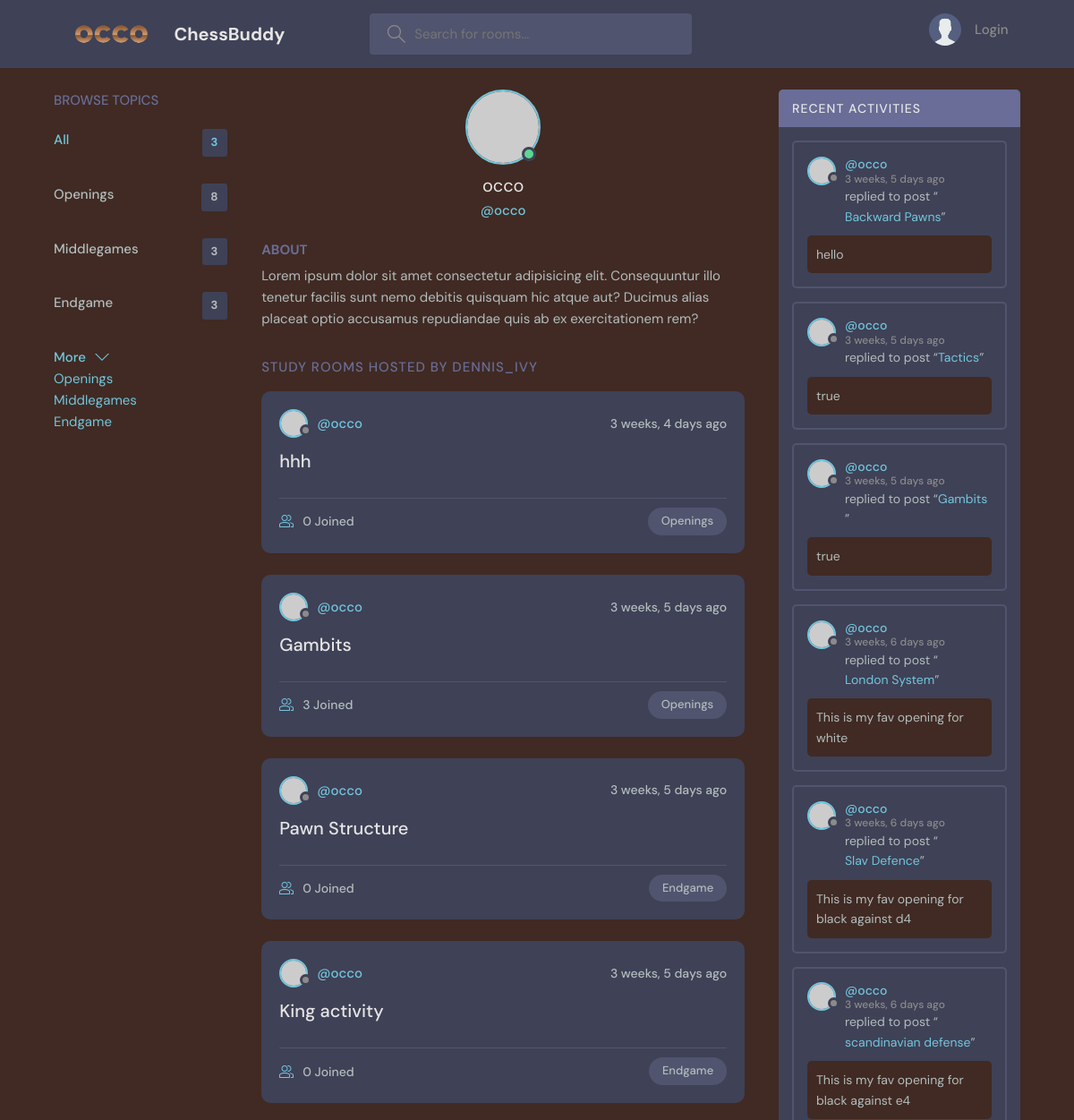
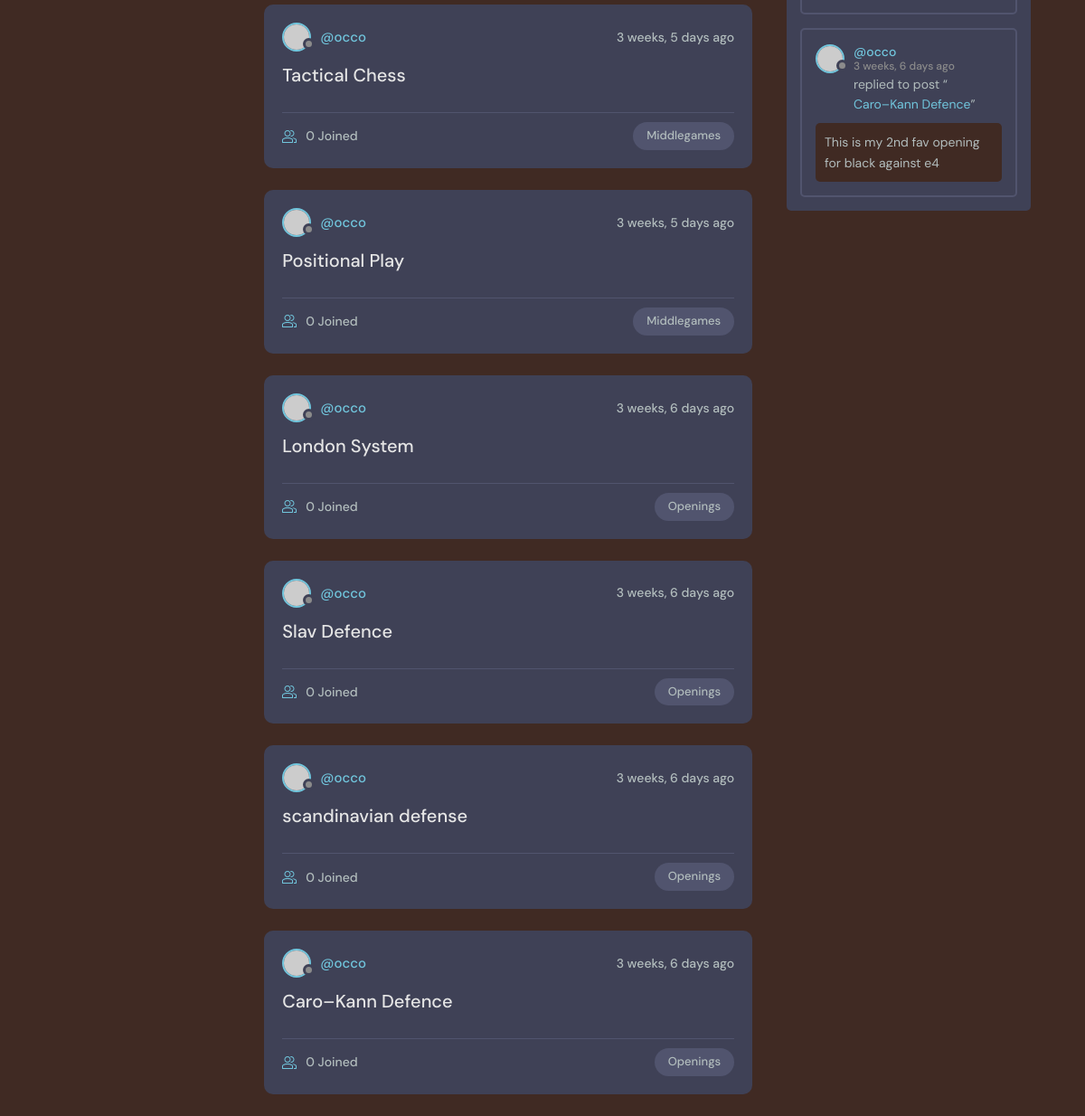
Page /profile/1/ on the committed database (2 pictures, top to bottom).
### base/models.py (models this page shows, shortened)
class Topic(models.Model):
    name=models.CharField(max_length=200)

class Room(models.Model):
    host=models.ForeignKey(User,on_delete=models.SET_NULL,null=True)
    topic=models.ForeignKey(Topic,on_delete=models.SET_NULL,null=True)
    name=models.CharField(max_length=200)
    description=models.TextField(null=True,blank=True)
    participants=models.ManyToManyField(User,related_name='participants',blank=True)
    updated=models.DateTimeField(auto_now=True)
    created=models.DateTimeField(auto_now_add=True)
    class Meta:
        ordering=['-updated','-created']
    def __str__(self):
        return self.name

class Message(models.Model):
    user=models.ForeignKey(User,on_delete=models.CASCADE)
    room=models.ForeignKey(Room,on_delete=models.CASCADE)
    body=models.TextField()
    updated=models.DateTimeField(auto_now=True)
    created=models.DateTimeField(auto_now_add=True)
    class Meta:
        ordering=['-updated','-created']

### base/views.py (the view)
# urls.py: path('profile/<str:pk>/', views.userProfile, name='user-profile'),
def userProfile(request,pk):
    user=User.objects.get(id=pk)
    rooms=user.room_set.all()
    room_messages=user.message_set.all()
    topics=Topic.objects.all()
    context={'user':user,'rooms':rooms,'room_messages':room_messages,'topics':topics}
    return render(request, 'base/profile.html',context)

### base/templates/base/profile.html (shortened to what this page needs)
{% extends 'main.html' %}
{% block content %}
  <main class="profile-page layout layout--3">
    <div class="container">
       <div>
      {% include 'base/topics_component.html' %}
    </div>
      <div class="roomList">
        <div class="profile">
          <div class="profile__avatar">
            <div class="avatar avatar--large active">
              <img src="https://randomuser.me/api/portraits/men/11.jpg" />
            </div>
          </div>
          <div class="profile__info">
            <h3>{{user.username}}</h3>
            <p>@{{user.username}}</p>
          </div>
          <div class="profile__about">
            <h3>About</h3>
            <p>
              Lorem ipsum dolor sit amet consectetur adipisicing elit. Consequuntur illo tenetur
              facilis sunt nemo debitis quisquam hic atque aut? Ducimus alias placeat optio
              accusamus repudiandae quis ab ex exercitationem rem?
            </p>
          </div>
        </div>
        <div class="roomList__header">
          <div>
            <h2>Study Rooms Hosted by dennis_ivy</a>
            </h2>
          </div>
        </div>
       {% include 'base/feed_component.html' %}
      </div>
       <div>
      {% include 'base/activity_component.html' %}
    </div>
    </div>
  </main>
{% endblock %}

### base/templates/base/topics_component.html
<div class="topics">
    <div class="topics__header">
      <h2>Browse Topics</h2>
    </div>
    <ul class="topics__list">
      <li>
        <a href="{% url 'home' %}" class="active">All <span>{{topics.count}}</span></a>
      </li>
      {% for topic in topics %}
      <li>
        <a href="{% url 'home' %}?q={{topic.name}}">{{topic.name}} <span>{{topic.room_set.all.count}}</span></a>
      </li>
      {% endfor %}
    </ul>
    <a class="btn btn--link" href="{% url 'topics' %}">
      More
      <svg version="1.1" xmlns="http://www.w3.org/2000/svg" width="32" height="32" viewBox="0 0 32 32">
        <title>chevron-down</title>
        <path d="M16 21l-13-13h-3l16 16 16-16h-3l-13 13z"></path>
      </svg>
    </a>
  </div>
{% for topic in topics %}
<div>
    <a href="{% url 'home' %}?q={{topic.name}}">{{topic.name}}</a>
</div>
{% endfor %}

### base/templates/base/feed_component.html (shortened to what this page needs)
{% for room in rooms %}
<div class="roomListRoom">
  <div class="roomListRoom__header">
    <a href="{% url 'user-profile' room.host.id %}" class="roomListRoom__author">
      <div class="avatar avatar--small">
        <img src="https://randomuser.me/api/portraits/women/11.jpg" />
      </div>
      <span>@{{room.host.username}}</span>
    </a>
    <div class="roomListRoom__actions">
      <span>  {{room.created|timesince}} ago</span>
    </div>
  </div>
  <div class="roomListRoom__content">
    <a href="{% url 'room' room.id %}">{{room.name}}</a>
  </div>
  <div class="roomListRoom__meta">
    <a href="{% url 'room' room.id %}" class="roomListRoom__joined">
      {{room.participants.all.count}} Joined
    </a>
    <p class="roomListRoom__topic"> {{room.topic.name}} </p>
  </div>
</div>
{% endfor %}

### base/templates/base/activity_component.html (shortened to what this page needs)
<div class="activities">
    <div class="activities__header">
      <h2>Recent Activities</h2>
    </div>
    {% for message in room_messages %}
    <div class="activities__box">
      <div class="activities__boxHeader roomListRoom__header">
        <a href="{% url 'user-profile' message.user.id %}" class="roomListRoom__author">
          <div class="avatar avatar--small">
            <img src="https://randomuser.me/api/portraits/women/11.jpg" />
          </div>
          <p>
            @{{message.user.username}}
            <span>{{message.created|timesince}} ago</span>
          </p>
        </a>
      </div>
      <div class="activities__boxContent">
        <p>replied to post “<a href="{% url 'room' message.room.id %}">{{message.room}}</a>”</p>
        <div class="activities__boxRoomContent">
          {{message.body}}
        </div>
      </div>
    </div>
    {% endfor %}
  </div>

### rows in the picture
Topic: name "Openings", room_set.all.count "8"
Topic: name "Middlegames", room_set.all.count "3"
Topic: name "Endgame", room_set.all.count "3"
Room: host.username "occo", created "3 weeks, 4 days", name "hhh", participants.all.count "0", topic.name "Openings"
Room: host.username "occo", created "3 weeks, 5 days", name "Gambits", participants.all.count "3", topic.name "Openings"
Room: host.username "occo", created "3 weeks, 5 days", name "Pawn Structure", participants.all.count "0", topic.name "Endgame"
Room: host.username "occo", created "3 weeks, 5 days", name "King activity", participants.all.count "0", topic.name "Endgame"
Room: host.username "occo", created "3 weeks, 5 days", name "Tactical Chess", participants.all.count "0", topic.name "Middlegames"
Room: host.username "occo", created "3 weeks, 5 days", name "Positional Play", participants.all.count "0", topic.name "Middlegames"
Room: host.username "occo", created "3 weeks, 6 days", name "London System", participants.all.count "0", topic.name "Openings"
Room: host.username "occo", created "3 weeks, 6 days", name "Slav Defence", participants.all.count "0", topic.name "Openings"
Room: host.username "occo", created "3 weeks, 6 days", name "scandinavian defense", participants.all.count "0", topic.name "Openings"
Room: host.username "occo", created "3 weeks, 6 days", name "Caro–Kann Defence", participants.all.count "0", topic.name "Openings"
Message: user.username "occo", created "3 weeks, 5 days", room "Backward Pawns", body "hello"
Message: user.username "occo", created "3 weeks, 5 days", room "Tactics", body "true"
Message: user.username "occo", created "3 weeks, 5 days", room "Gambits", body "true"
Message: user.username "occo", created "3 weeks, 6 days", room "London System", body "This is my fav opening for white"
Message: user.username "occo", created "3 weeks, 6 days", room "Slav Defence", body "This is my fav opening for black against d4"
Message: user.username "occo", created "3 weeks, 6 days", room "scandinavian defense", body "This is my fav opening for black against e4"
Message: user.username "occo", created "3 weeks, 6 days", room "Caro–Kann Defence", body "This is my 2nd fav opening for black against e4"

### other values in the picture
{{ topics.count }} "3"
{{ user.username }} "occo"
